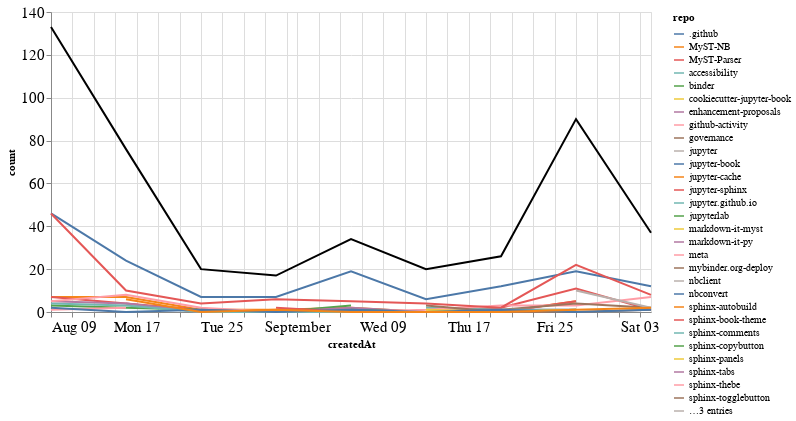

Notebook cell for this chart:
### Markdown cell above
## Comments

### Code cell
comments_time = comments.groupby('repo').resample('W', on='createdAt').count()['author'].reset_index()
comments_time = comments_time.rename(columns={'author': 'count'})
comments_time_total = comments_time.groupby('createdAt').agg({"count": "sum"}).reset_index()
ch1 = alt.Chart(comments_time, width=600).mark_line().encode(
    x='createdAt',
    y='count',
    color='repo',
    tooltip="repo"
)

ch2 = alt.Chart(comments_time_total, width=600).mark_line(color="black").encode(
    x='createdAt',
    y='count',
)

ch1 + ch2

### Figure 1 — Vega-Lite specification as saved in the notebook (floating-point values rounded to 4 significant figures; data arrays with more than 128 entries replaced by an {"elided": "..."} marker saying what was removed)
{"config": {"axisLeft": {"labelFontSize": 15}, "axisBottom": {"labelFontSize": 15}}, "layer": [{"data": {"name": "data-6db3c6c0b356e9080e15c943742bd105"}, "mark": "line", "encoding": {"color": {"type": "nominal", "field": "repo"}, "tooltip": {"type": "nominal", "field": "repo"}, "x": {"type": "temporal", "field": "createdAt"}, "y": {"type": "quantitative", "field": "count"}}, "width": 600}, {"data": {"name": "data-301b489579d4a6be408c2abfe1e720a8"}, "mark": {"type": "line", "color": "black"}, "encoding": {"x": {"type": "temporal", "field": "createdAt"}, "y": {"type": "quantitative", "field": "count"}}, "width": 600}], "$schema": "https://vega.github.io/schema/vega-lite/v4.8.1.json", "datasets": {"data-6db3c6c0b356e9080e15c943742bd105": {"elided": "131 records"}, "data-301b489579d4a6be408c2abfe1e720a8": [{"createdAt": "2020-08-09T00:00:00", "count": 133}, {"createdAt": "2020-08-16T00:00:00", "count": 76}, {"createdAt": "2020-08-23T00:00:00", "count": 20}, {"createdAt": "2020-08-30T00:00:00", "count": 17}, {"createdAt": "2020-09-06T00:00:00", "count": 34}, {"createdAt": "2020-09-13T00:00:00", "count": 20}, {"createdAt": "2020-09-20T00:00:00", "count": 26}, {"createdAt": "2020-09-27T00:00:00", "count": 90}, {"createdAt": "2020-10-04T00:00:00", "count": 37}]}}
